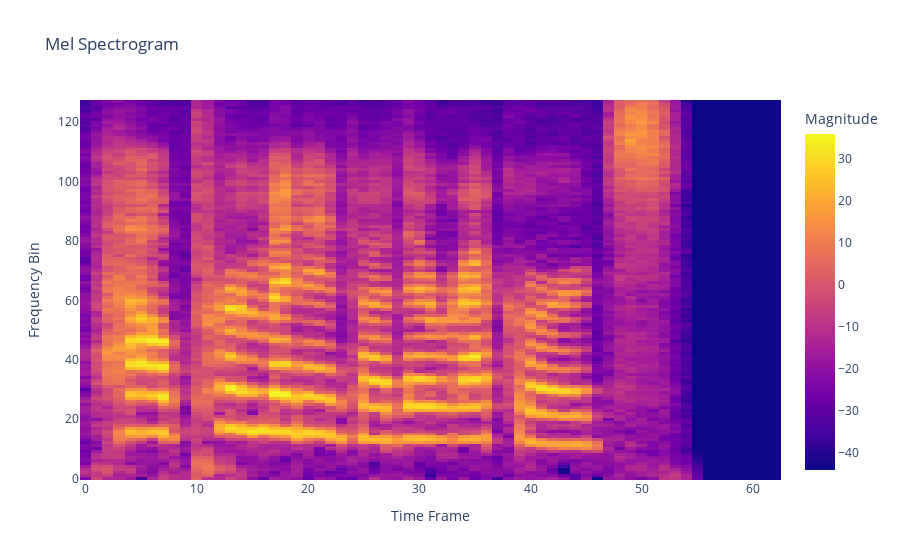

Notebook cell for this chart:
### Code cell
import plotly.express as px
import numpy as np
import torch


fig = px.imshow(dumb_dataset_cloned[0].squeeze().numpy(), origin='lower', aspect='auto',
                labels=dict(x="Time Frame", y="Frequency Bin", color="Magnitude"),
                title="Mel Spectrogram")
fig.show()

### Figure 1 — Plotly figure (JSON) as saved in the notebook; plotly's stock layout.template omitted (floating-point values rounded to 4 significant figures; data arrays with more than 128 entries replaced by an {"elided": "..."} marker saying what was removed)
{"data": [{"coloraxis": "coloraxis", "hovertemplate": "Time Frame: %{x}<br>Frequency Bin: %{y}<br>Magnitude: %{z}<extra></extra>", "name": "0", "type": "heatmap", "xaxis": "x", "yaxis": "y", "z": {"elided": "128x63 float values"}}], "layout": {"autosize": true, "coloraxis": {"colorbar": {"title": {"text": "Magnitude"}}, "colorscale": [[0, "#0d0887"], [0.1111, "#46039f"], [0.2222, "#7201a8"], [0.3333, "#9c179e"], [0.4444, "#bd3786"], [0.5556, "#d8576b"], [0.6667, "#ed7953"], [0.7778, "#fb9f3a"], [0.8889, "#fdca26"], [1, "#f0f921"]]}, "title": {"text": "Mel Spectrogram"}, "xaxis": {"anchor": "y", "autorange": true, "domain": [0, 1], "range": [-0.5, 62.5], "title": {"text": "Time Frame"}}, "yaxis": {"anchor": "x", "autorange": true, "domain": [0, 1], "range": [-0.5, 127.5], "title": {"text": "Frequency Bin"}}}}
